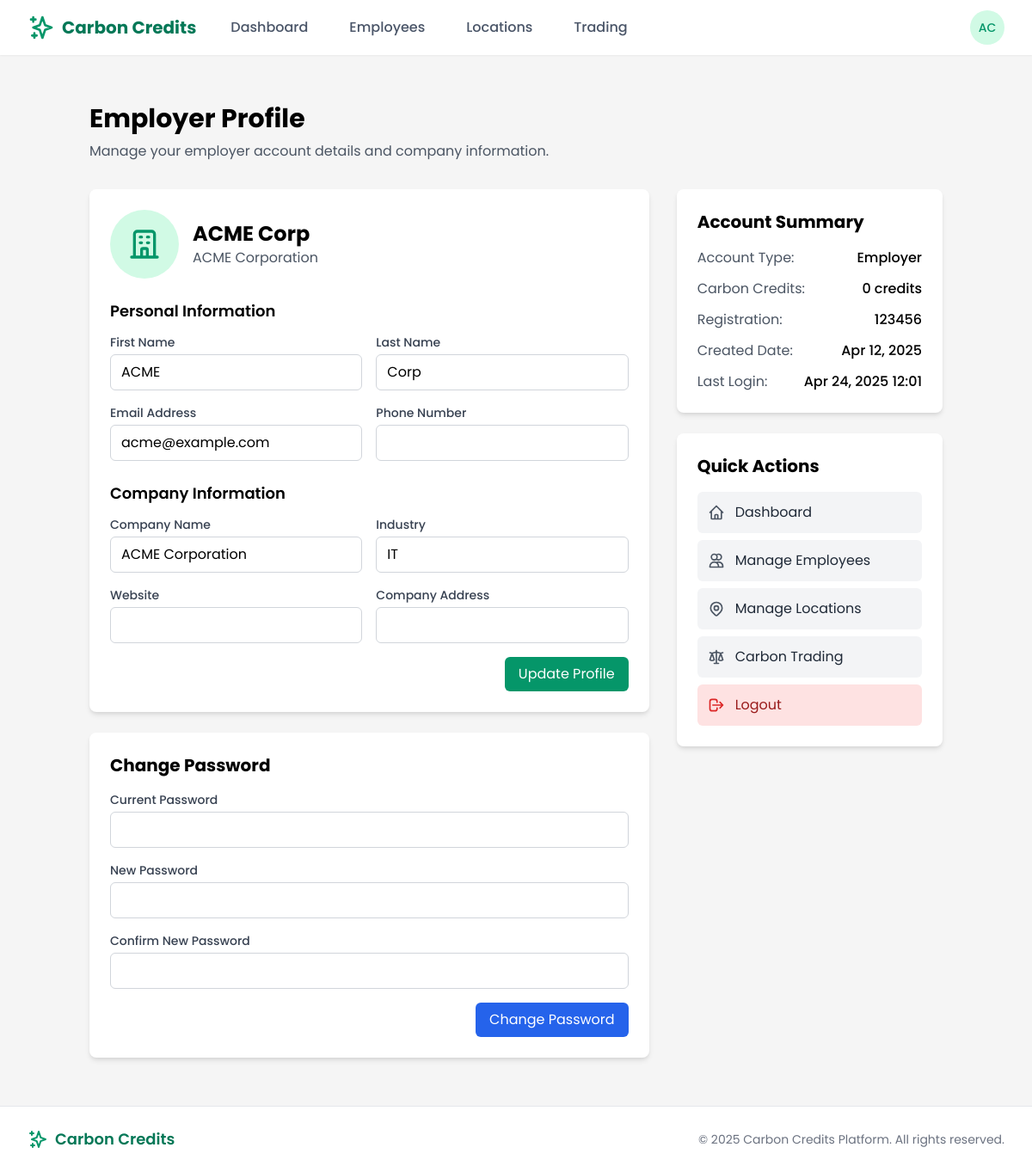
Before: /employer/profile/ (signed in) with the older database file.
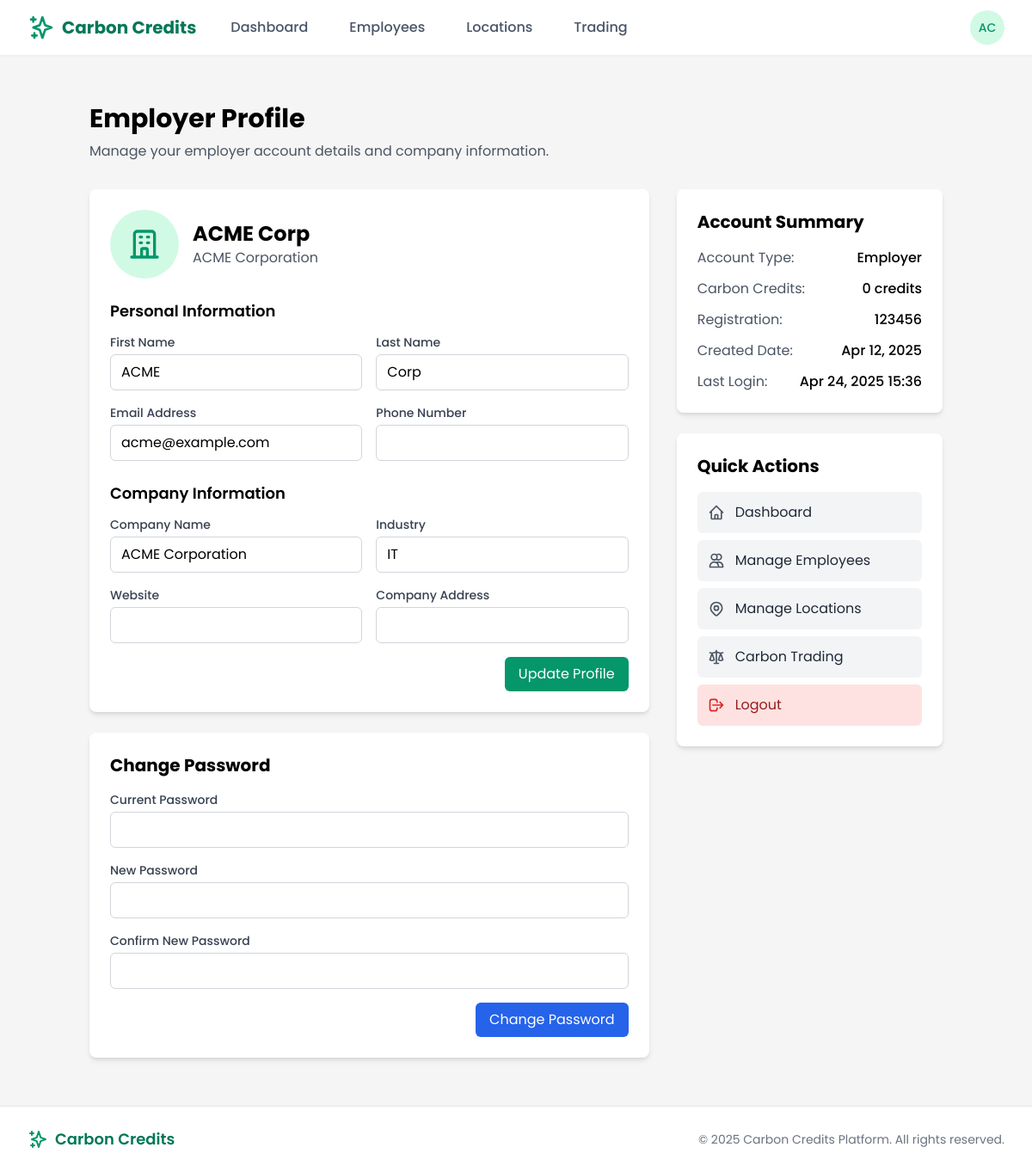
After: the same page with the newer database file.
### users/models.py (models this page shows, shortened)
class CustomUser(AbstractUser):
    is_employee = models.BooleanField(default=False)
    is_employer = models.BooleanField(default=False)
    is_bank_admin = models.BooleanField(default=False)
    is_super_admin = models.BooleanField(default=False)
    email = models.EmailField(_('email address'), unique=True)
    date_joined = models.DateTimeField(default=timezone.now)
    approved = models.BooleanField(default=False)
    USERNAME_FIELD = 'email'
    REQUIRED_FIELDS = ['username', 'first_name', 'last_name']
    class Meta:
        verbose_name = _('user')
        verbose_name_plural = _('users')

### core/views/employer_views.py (the view)
# urls.py: path('profile/', profile_redirect, name='profile'),
@login_required
@user_passes_test(lambda u: u.is_employer)
def profile(request):
    employer_profile = getattr(request.user, 'employer_profile', None)
    context = {
        'page_title': 'Employer Profile',
        'user': request.user,
        'employer_profile': employer_profile,
    }
    return render(request, 'employer/profile.html', context)

### templates/employer/profile.html (shortened to what the changed rows need)
{% extends 'base.html' %}
{% load static %}
{% block content %}
<div class="container mx-auto px-4 py-8">
    <div class="mb-8">
        <h1 class="text-3xl font-bold mb-2">Employer Profile</h1>
    </div>
    <div class="grid grid-cols-1 md:grid-cols-3 gap-8">
        <div class="col-span-2">
            <div class="bg-white rounded-lg shadow-md p-6 mb-6">
                <div class="flex items-center mb-6">
                    <div>
                        <h2 class="text-2xl font-bold">{{ user.get_full_name }}</h2>
                        <p class="text-gray-600">{{ employer_profile.company_name }}</p>
                    </div>
                </div>
                <form method="post" action="{% url 'employer:update_profile' %}">
                    <div class="grid grid-cols-1 md:grid-cols-2 gap-4 mb-6">
                        <div>
                            <label for="first_name" class="block text-sm font-medium text-gray-700 mb-1">First Name</label>
                            <input type="text" id="first_name" name="first_name" value="{{ user.first_name }}" class="w-full px-3 py-2 border border-gray-300 rounded-md focus:outline-none focus:ring-2 focus:ring-green-500">
                        </div>
                        <div>
                            <label for="last_name" class="block text-sm font-medium text-gray-700 mb-1">Last Name</label>
                            <input type="text" id="last_name" name="last_name" value="{{ user.last_name }}" class="w-full px-3 py-2 border border-gray-300 rounded-md focus:outline-none focus:ring-2 focus:ring-green-500">
                        </div>
                        <div>
                            <label for="email" class="block text-sm font-medium text-gray-700 mb-1">Email Address</label>
                            <input type="email" id="email" name="email" value="{{ user.email }}" class="w-full px-3 py-2 border border-gray-300 rounded-md focus:outline-none focus:ring-2 focus:ring-green-500">
                        </div>
                    </div>
                </form>
            </div>
        </div>
        <div>
            <div class="bg-white rounded-lg shadow-md p-6 mb-6">
                <div class="space-y-3">
                    <div class="flex justify-between">
                        <span class="text-gray-600">Created Date:</span>
                        <span class="font-medium">{{ user.date_joined|date:"M d, Y" }}</span>
                    </div>
                    <div class="flex justify-between">
                        <span class="text-gray-600">Last Login:</span>
                        <span class="font-medium">{{ user.last_login|date:"M d, Y H:i" }}</span>
                    </div>
                </div>
            </div>
        </div>
    </div>
</div>
{% endblock %}

### templates/base.html (shortened to what the changed rows need)
{% load static %}
<!DOCTYPE html>
<html lang="en">
<head>
    <link href="https://cdn.jsdelivr.net/npm/tailwindcss@2.2.19/dist/tailwind.min.css" rel="stylesheet">
</head>
<body class="flex flex-col min-h-screen">
    <header class="bg-white shadow-sm sticky top-0 z-50">
        <nav class="max-w-7xl mx-auto px-4 sm:px-6 lg:px-8">
            <div class="flex justify-between h-16">
                <div class="flex items-center">
                    {% if user.is_authenticated %}
                    <div class="ml-3 relative">
                        <div>
                            <button type="button" class="bg-white rounded-full flex text-sm focus:outline-none focus:ring-2 focus:ring-offset-2 focus:ring-green-500" id="user-menu-button" aria-expanded="false" aria-haspopup="true">
                                <div class="h-10 w-10 rounded-full bg-green-100 flex items-center justify-center text-green-600 font-medium">
                                    {{ user.first_name|slice:":1" }}{{ user.last_name|slice:":1" }}
                                </div>
                            </button>
                        </div>
                    </div>
                    {% else %}
                    <a href="{% url 'login' %}" class="btn-secondary">Log in</a>
                    <a href="{% url 'register' %}" class="ml-3 btn-primary">Register</a>
                    {% endif %}
                </div>
            </div>
        </nav>
    </header>
    <main class="flex-grow py-6">
        {% block content %}{% endblock %}
    </main>
</body>
</html>

Changed rows visible on the page:
changed CustomUser "ACME Corp": last_login "Apr 24, 2025 12:01" → "Apr 24, 2025 15:36"
